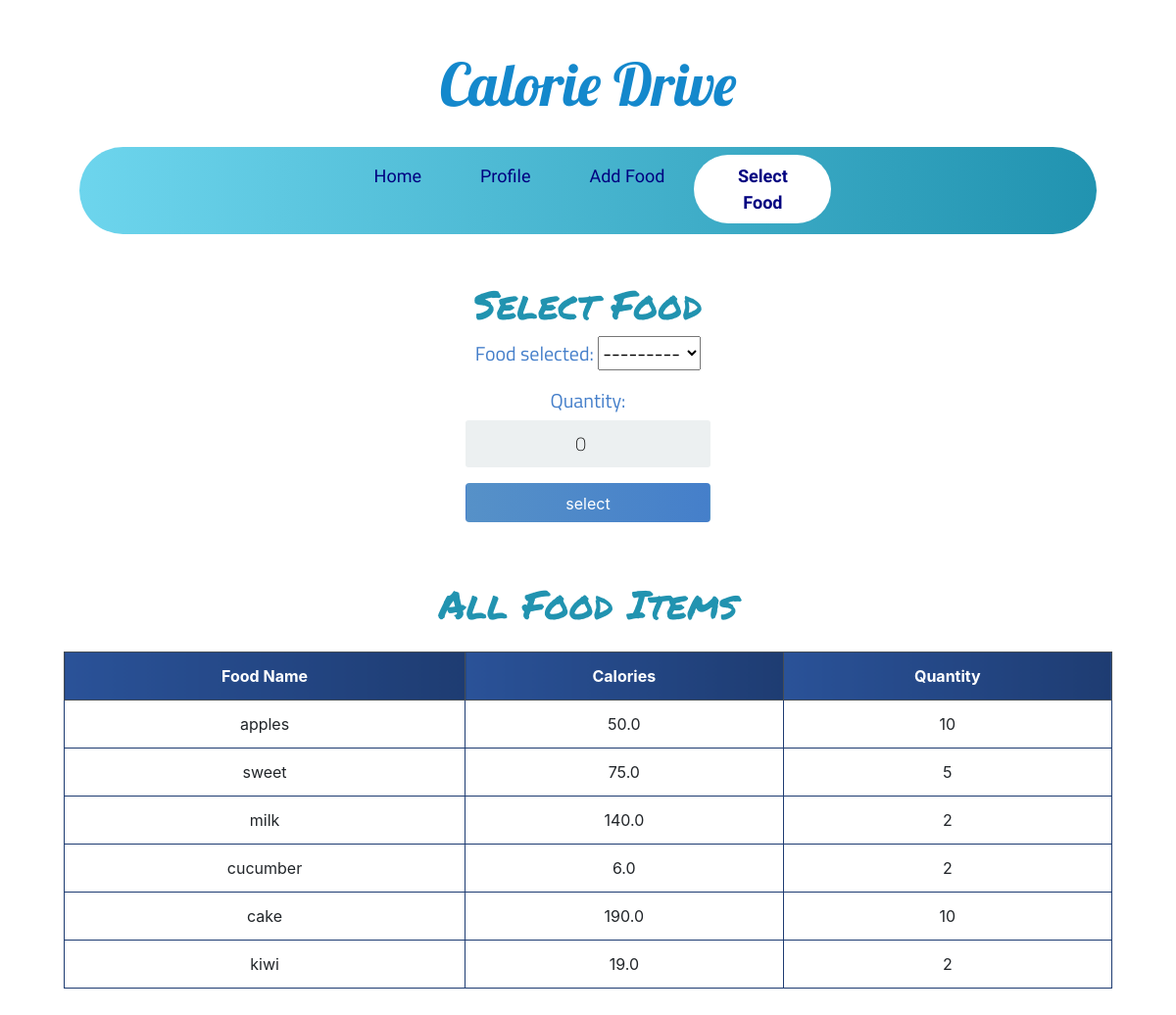
The page /select_food/ (signed in) on the database its author committed.
### calories/models.py (models this page shows)
class Food(models.Model):
	name = models.CharField(max_length=200 ,null=False)
	quantity = models.PositiveIntegerField(null=False,default=0)
	calorie = models.FloatField(null=False,default=0)
	person_of = models.ForeignKey(User,null=True,on_delete=models.CASCADE)
	def __str__(self):
		return self.name

### calories/views.py (the view)
# urls.py: path('select_food/',select_food,name='select_food'),
@login_required
def select_food(request):
	person = Profile.objects.filter(person_of=request.user).last()
	food_items = Food.objects.filter(person_of=request.user)
	form = SelectFoodForm(request.user,instance=person)
	if request.method == 'POST':
		form = SelectFoodForm(request.user,request.POST,instance=person)
		if form.is_valid():
			form.save()
			return redirect('home')
	else:
		form = SelectFoodForm(request.user)
	context = {'form':form,'food_items':food_items}
	return render(request, 'select_food.html',context)

### calories/forms.py
class SelectFoodForm(forms.ModelForm):
    class Meta:
        model = Profile
        fields = ('food_selected','quantity',)
    def __init__(self, user, *args, **kwargs):
        super(SelectFoodForm, self).__init__(*args, **kwargs)
        self.fields['food_selected'].queryset = Food.objects.filter(person_of=user)

### templates/select_food.html (shortened to what this page needs)
{% extends 'base.html' %}
{% block content %}
    <div class="login mt-0">
        <div class="login-screen">
            <div class="app-title">
                <h1 class="headline">Select Food</h1>
            </div>
            <form method="POST" action="" class="login-form">
              <h5 class="form-labels">
                {{ form.as_p }}
            </h5>
                <input class="btn login_btn pt-2" type="submit" value="select">
            </form>
        </div>
    </div>
    <div class="container-fluid">
   <h1 class="headline text-center pb-3">All Food Items </h1>
        <table class="table table-bordered text-center">
            <thead class="thead-dark">
                <tr>
                    <th scope="col">Food Name</th>
                    <th scope="col">Calories</th>
                    <th scope="col">Quantity</th>
                </tr>
            </thead>
            <tbody>
                {% for food in food_items %}
                <tr>
                    <td>{{ food.name }}</td>
                    <td>{{ food.calorie }}</td>
                    <td>{{ food.quantity }}</td>
                </tr>
                {% endfor %}
            </tbody>
        </table>
     </div>
{% endblock content %}

### static/css/base.css (style rules this page uses)
body { font-family: Arial; background-color: #3498DB; padding: 50px; }
.login { margin: 20px auto; width: 300px; }
.login-screen { background-color: #FFF; padding: 20px; border-radius: 5px }
.app-title { text-align: center; color: #777; }
.login-form { text-align: center; }
input { text-align: center; background-color: #ECF0F1; border: 2px solid transparent; border-radius: 3px; font-size: 16px; font-weight: 200; padding: 10px 0; width: 250px; transition: border .5s; }
.btn { background: #457fca; background: -webkit-linear-gradient(to right, #5691c8, #457fca); background: linear-gradient(to right, #5691c8, #457fca); color: white !important; font-size: 16px; line-height: 25px; padding: 10px 0; text-decoration: none; text-shadow: none; border-radius: 3px; box-shadow: none; transition: 0.25s; display: block; width: 250px; margin: 0 auto; }
th { background: #1e3c72; background: -webkit-linear-gradient(to right, #2a5298, #1e3c72); background: linear-gradient(to right, #2a5298, #1e3c72); }
.headline { font-family: 'Permanent Marker', cursive; padding-top:20px; color: #2193b0; color: -webkit-linear-gradient(to right, #6dd5ed, #2193b0); color: linear-gradient(to right, #6dd5ed, #2193b0); }
.table { background-color: white; color: #18AD7C; }
table.table-bordered > thead > tr > th { border:1px solid #1e3c72; }
table.table-bordered > tbody > tr > td { border:1px solid #1e3c72; }
.form-labels { font-family: 'Titillium Web', sans-serif; color:#457fca; }

### rows shown on the page
Food: name "apples", calorie "50.0", quantity "10"
Food: name "sweet", calorie "75.0", quantity "5"
Food: name "milk", calorie "140.0", quantity "2"
Food: name "cucumber", calorie "6.0", quantity "2"
Food: name "cake", calorie "190.0", quantity "10"
Food: name "kiwi", calorie "19.0", quantity "2"
